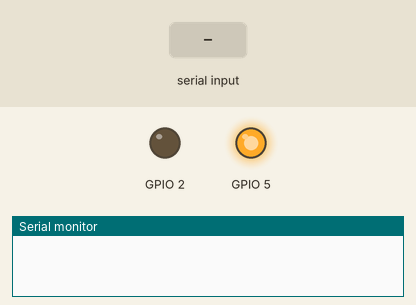
This sketch was run on a simulated ESP8266 (NodeMCU). Parts: output pins drawn as LEDs (lit = HIGH), the last lines printed to the serial monitor. The inputs (shaded band) are chosen by the test bench. WiFi joins after 1.5 s; servers stay silent unless stated; no MQTT or app messages arrive unless stated.

Above: at 0.1 s.
At 2.7 s:
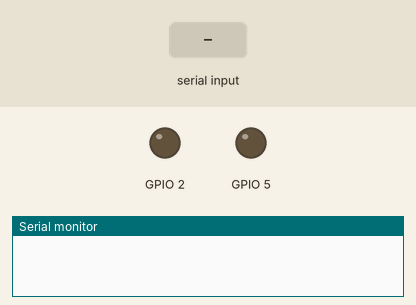
2.8 s: "o" received over Serial
At 5.6 s:
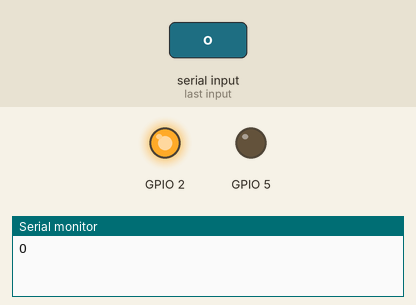
5.8 s: "a" received over Serial
8.4 s: "A" received over Serial
Timing chart, 0 to 17.4 s (numbered marks = the images above; inputs shaded):
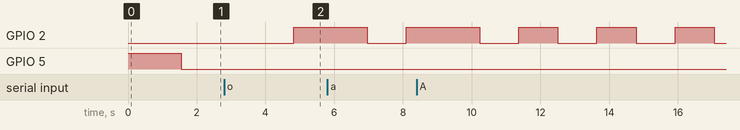

The sketch:

esp_wifi.ino
```cpp
#include <ESP8266WiFi.h>
#include "Adafruit_MQTT.h"
#include "Adafruit_MQTT_Client.h"

// Wifi name
#define WLAN_SSID "netfpga"
// Wifi password
#define WLAN_PASS "ktmt201_c5"

// setup Adafruit
#define AIO_SERVER "io.adafruit.com"
#define AIO_SERVERPORT 1883
// fill your username
#define AIO_USERNAME "trungdai"
// fill your key
#define AIO_KEY "aio_usXm74IS0AlU4ro0TdIPaxPtVIIb"

// setup MQTT
WiFiClient client;
Adafruit_MQTT_Client mqtt(&client, AIO_SERVER, AIO_SERVERPORT, AIO_USERNAME, AIO_KEY);

// setup publish
Adafruit_MQTT_Publish light_pub = Adafruit_MQTT_Publish(&mqtt, AIO_USERNAME "/feeds/led");
Adafruit_MQTT_Publish temp_pub = Adafruit_MQTT_Publish(&mqtt, AIO_USERNAME "/feeds/temp");

// setup subcribe
Adafruit_MQTT_Subscribe light_sub = Adafruit_MQTT_Subscribe(&mqtt, AIO_USERNAME "/feeds/led", MQTT_QOS_1);
Adafruit_MQTT_Subscribe temp_sub = Adafruit_MQTT_Subscribe(&mqtt, AIO_USERNAME "/feeds/temp", MQTT_QOS_1);

int led_counter = 0;
int led_status = HIGH;
float temp = 0;
int tempPubCount = 0;

void lightcallback(char *value, uint16_t len)
{
  if (value[0] == '0')
    Serial.print("Ada_a\n");
  if (value[0] == '1')
    Serial.print("Ada_A\n");
}

void setup()
{
  // put your setup code here, to run once:
  // set pin 2,5 as OUTPUT
  pinMode(2, OUTPUT);
  pinMode(5, OUTPUT);
  // set busy pin HIGH
  digitalWrite(5, HIGH);

  Serial.begin(115200);

  // connect Wifi
  WiFi.begin(WLAN_SSID, WLAN_PASS);
  while (WiFi.status() != WL_CONNECTED)
  {
    delay(100);
  }

  // subscribe light feed
  light_sub.setCallback(lightcallback);
  mqtt.subscribe(&light_sub);
  mqtt.subscribe(&temp_sub);

  // connect MQTT
  while (mqtt.connect() != 0)
  {
    mqtt.disconnect();
    delay(100);
  }

  // finish setup, set busy pin LOW
  digitalWrite(5, LOW);
}

void loop()
{
  // put your main code here, to run repeatedly:

  // receive packet
  mqtt.processPackets(1);

  // read serial
  if (Serial.available())
  {
    String msg = Serial.readString();
    if (msg == "o")
      Serial.print("O");
    else if (msg == "a")
    {
      Serial.print("STM32_a\n");
      light_pub.publish(0);
    }
    else if (msg == "A")
    {
      Serial.print("STM32_A\n");
      light_pub.publish(1);
    }
    else
      temp = msg.toFloat();
      temp_pub.publish(temp);
  }

  led_counter++;
  // tempPubCount++;
  if (led_counter == 100)
  {
    // every 1s
    led_counter = 0;
    // toggle LED
    if (led_status == HIGH)
      led_status = LOW;
    else
      led_status = HIGH;

    digitalWrite(2, led_status);
  }
  // if (tempPubCount == 1000)
  // {
  //   tempPubCount = 0;
  //   temp_pub.publish(temp);
  // }
  delay(10);
}
```

Measured:
- by itself, GPIO 2: alternates HIGH for 1.1 s and LOW for 1.1 s
